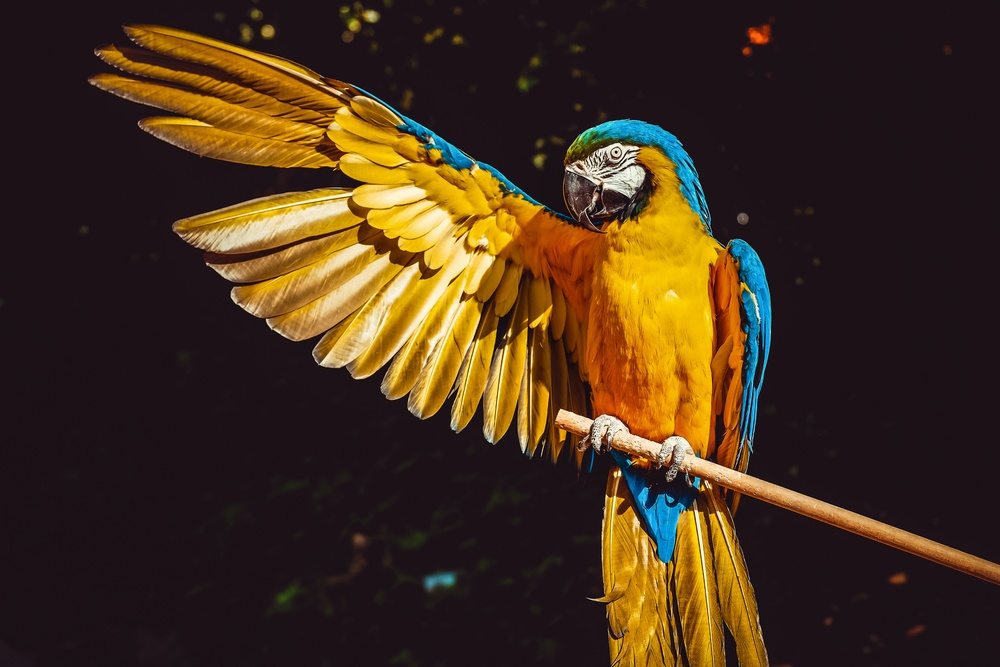
#> input picture parrot.jpg, 1000 x 667 px, shrunk from 4896 x 3264 before the run
$ jupyter execute Image_Compression.ipynb   (shell and % lines are left out)
#> lines starting #> are read from the running program, lines starting #| are printed output that depends on the picture
[cell 1]
import numpy as np
import pandas as pd
import matplotlib.pyplot as plt
from sklearn.decomposition import PCA
import cv2
from scipy.stats import stats
import matplotlib.image as mpimg
img = cv2.cvtColor(cv2.imread('parrot.jpg'), cv2.COLOR_BGR2RGB)
plt.imshow(img)
plt.show()

[cell 2]
img.shape
#> Out = (667, 1000, 3)

[cell 3]
blue,green,red = cv2.split(img)
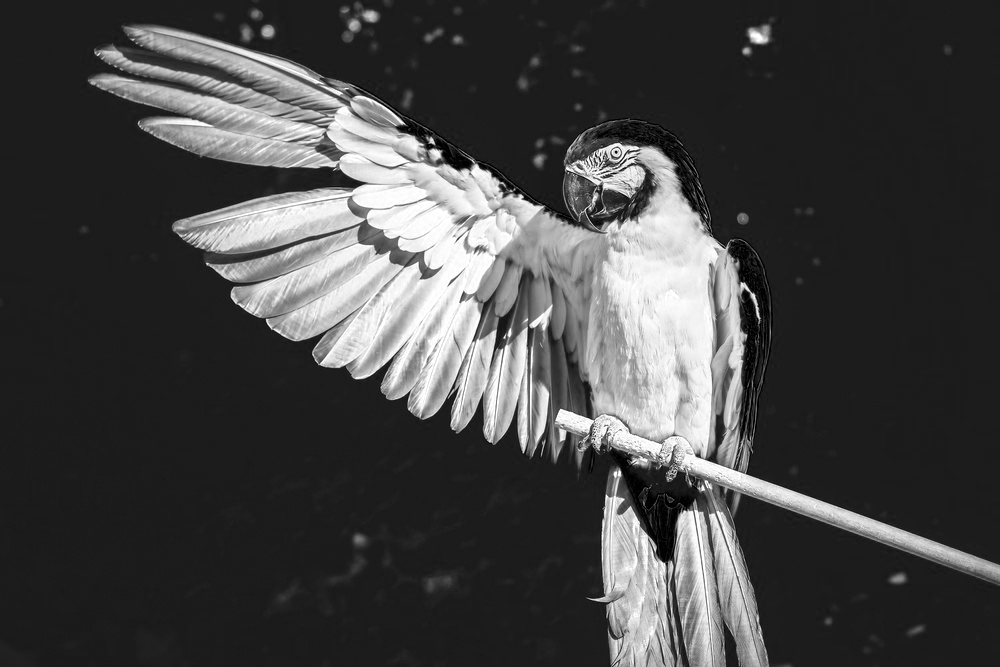
#> blue: shape (667, 1000); min 0, max 255, mean 68.5
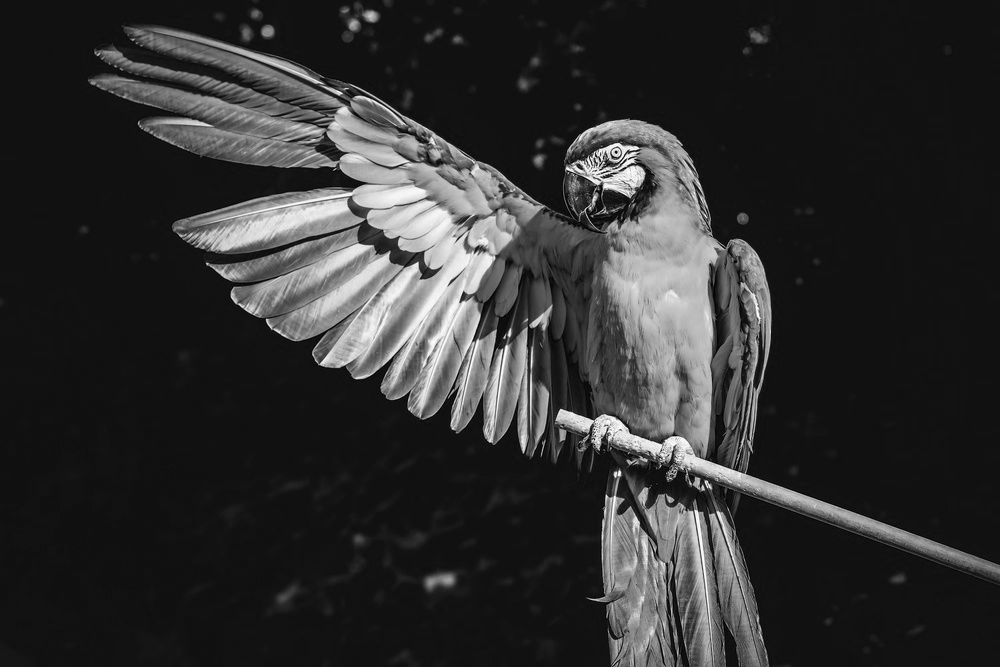
#> green: shape (667, 1000); min 0, max 255, mean 48.2
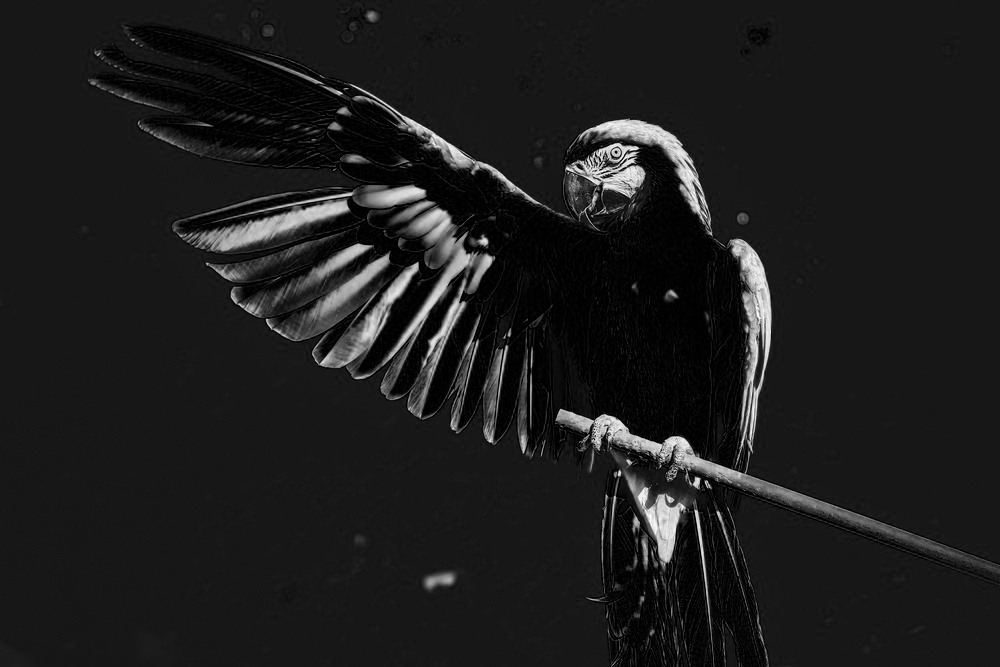
#> red: shape (667, 1000); min 0, max 255, mean 28.4

# Plotting the images
fig = plt.figure(figsize = (15, 7.2))
fig.add_subplot(131)
plt.title("Blue Channel")
plt.imshow(blue)

fig.add_subplot(132)
plt.title("Green Channel")
plt.imshow(green)

fig.add_subplot(133)
plt.title("Red Channel")
plt.imshow(red)

plt.show()
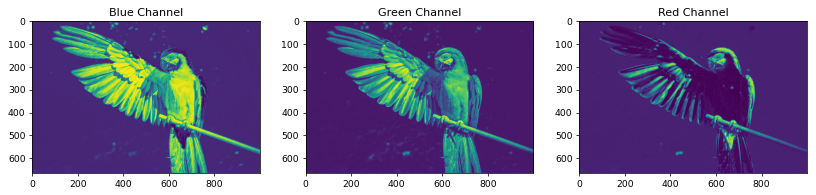
#> figure drawn by matplotlib, 3 panels

[cell 4]
blue_temp_df = pd.DataFrame(data = blue)
#> blue_temp_df = table of 667 rows and 1000 columns
blue_temp_df
#> Out = table of 667 rows and 1000 columns

[cell 5]
df_blue = blue/255
df_green = green/255
df_red = red/255
pca_b = PCA(n_components=50)
pca_b.fit(df_blue)
trans_pca_b = pca_b.transform(df_blue)

pca_g = PCA(n_components=50)
pca_g.fit(df_green)
trans_pca_g = pca_g.transform(df_green)

pca_r = PCA(n_components=50)
pca_r.fit(df_red)
trans_pca_r = pca_r.transform(df_red)

print(trans_pca_b.shape)
#| (667, 50)
print(trans_pca_r.shape)
#| (667, 50)
print(trans_pca_g.shape)
#| (667, 50)

[cell 6]
print(f"Blue Channel : {sum(pca_b.explained_variance_ratio_)}")
print(f"Green Channel: {sum(pca_g.explained_variance_ratio_)}")
print(f"Red Channel  : {sum(pca_r.explained_variance_ratio_)}")

[cell 7]
fig = plt.figure(figsize = (15, 6))
fig.add_subplot(131)
plt.title("Blue Channel")
plt.ylabel('Variation explained')
plt.xlabel('Eigen Value')
plt.bar(list(range(1,51)),pca_b.explained_variance_ratio_)

fig.add_subplot(132)
plt.title("Green Channel")
plt.ylabel('Variation explained')
plt.xlabel('Eigen Value')
plt.bar(list(range(1,51)),pca_g.explained_variance_ratio_)

fig.add_subplot(133)
plt.title("Red Channel")
plt.ylabel('Variation explained')
plt.xlabel('Eigen Value')
plt.bar(list(range(1,51)),pca_r.explained_variance_ratio_)
plt.show()
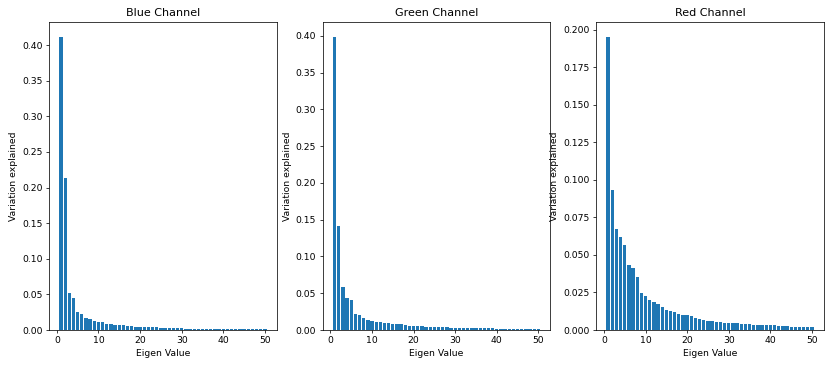
#> figure drawn by matplotlib, 3 panels; panel 1: tallest bar 0.412 high, from x = 0.6 to 1.4; panel 2: tallest bar 0.399 high, from x = 0.6 to 1.4; panel 3: tallest bar 0.195 high, from x = 0.6 to 1.4

[cell 8]
b_arr = pca_b.inverse_transform(trans_pca_b)
g_arr = pca_g.inverse_transform(trans_pca_g)
r_arr = pca_r.inverse_transform(trans_pca_r)
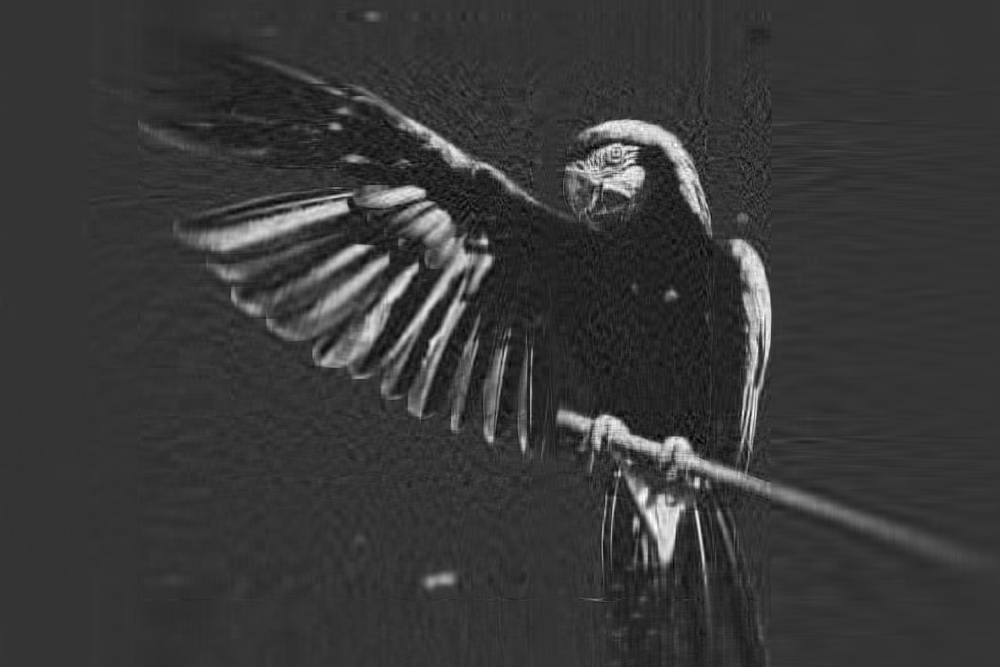
#> r_arr: shape (667, 1000) float64; min -0.156, max 1.04, mean 0.111; drawn with min black and max white
print(b_arr.shape, g_arr.shape, r_arr.shape)
#| (667, 1000) (667, 1000) (667, 1000)

[cell 9]
img_reduced= cv2.merge((b_arr, g_arr, r_arr))
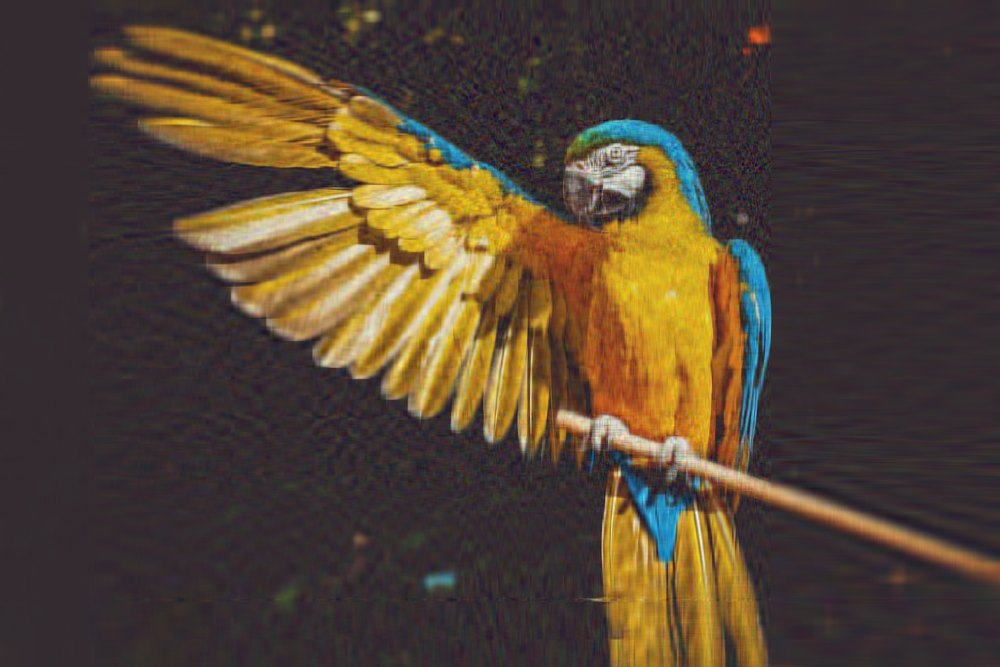
#> img_reduced: shape (667, 1000, 3) float64; mean R, G, B 0.269, 0.189, 0.111; drawn with min black and max white
print(img_reduced.shape)
#| (667, 1000, 3)

[cell 10]
fig = plt.figure(figsize = (10, 7.2))
fig.add_subplot(121)
plt.title("Original Image")
plt.imshow(img)

fig.add_subplot(122)
plt.title("Reduced Image")
plt.imshow(img_reduced)
plt.show()
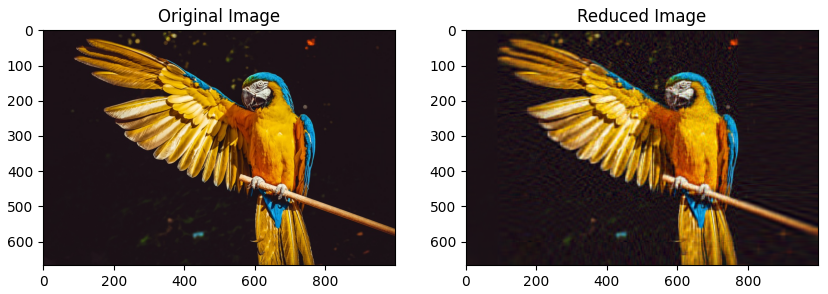
#> figure drawn by matplotlib, 2 panels
